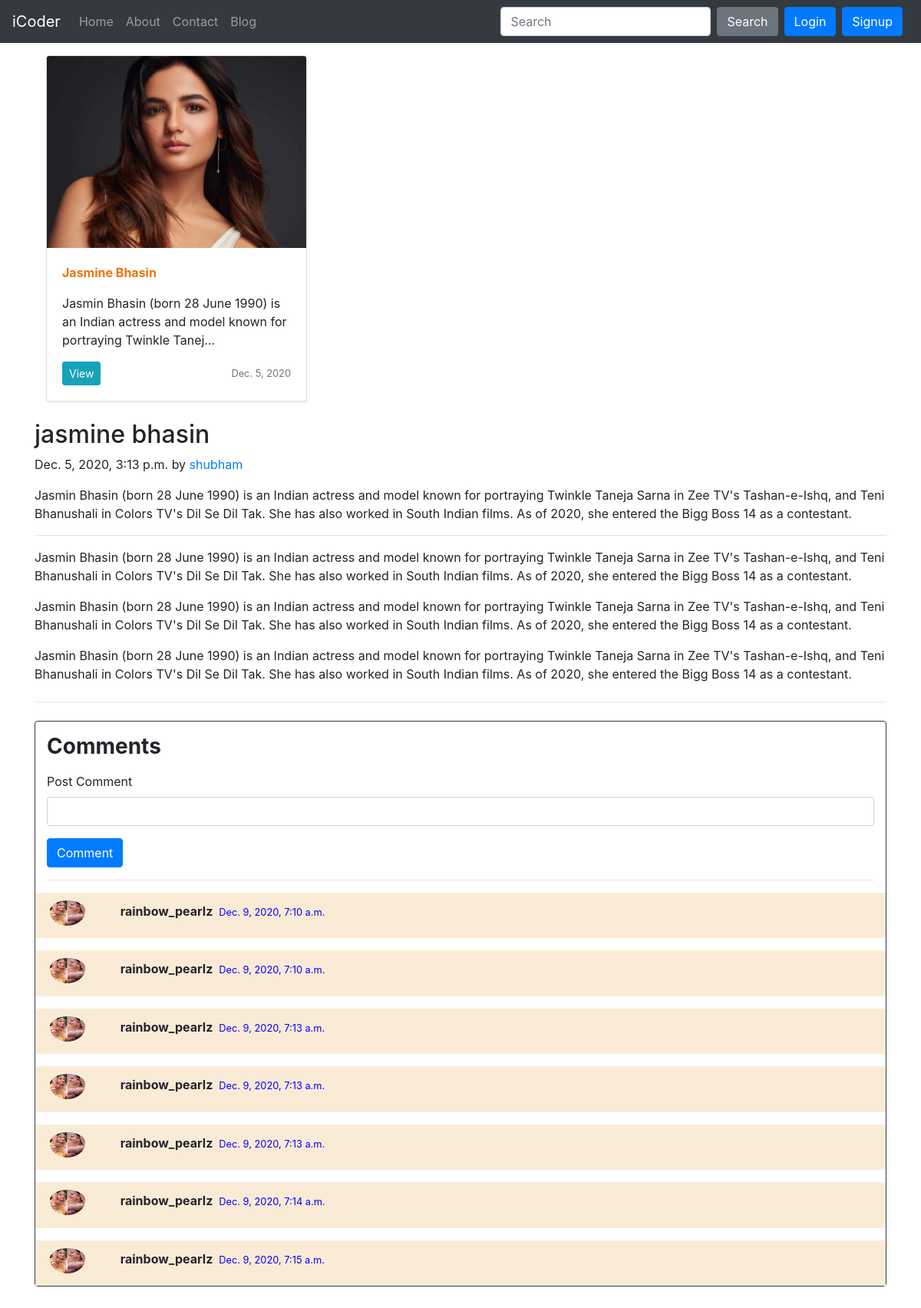
Page /blog/jasmin on the committed database.
### blog/models.py (models this page shows, shortened)
class Post(models.Model):
    sno = models.AutoField(primary_key=True)
    title = models.CharField(max_length=200)
    author = models.CharField(max_length=200)
    image = models.ImageField(upload_to="blog/images",default=" ")
    content = models.TextField()
    category = models.CharField(max_length=200,default="actress")
    slug = models.CharField(max_length=130,default="")
    timestamp = models.DateTimeField(blank=True)

class BlogComment(models.Model):
    sno = models.AutoField(primary_key=True)
    comment = models.TextField()
    user =  models.ForeignKey(User,on_delete=models.CASCADE )
    post = models.ForeignKey(Post , on_delete=models.CASCADE)
    parent = models.ForeignKey('self',on_delete=models.CASCADE ,null=True)
    timestamp = models.DateTimeField(default=now)

### blog/views.py (the view)
# urls.py: path('<str:slug>', views.blogPost,name="blogPost"),
def blogPost(request,slug):
    post = Post.objects.filter(slug=slug).first()
    comments=BlogComment.objects.filter(post=post)
    context={'post':post,'comments':comments}
    return render(request,"blog/blogPost.html",context)

### templates/blog/blogPost.html (shortened to what this page needs)
{% extends 'home/basic.html' %}
{% block body %}
{% load static %}
<div class="container my-3">
<div class="col-md-4">
    <div class="card mb-4 shadow-sm">
      <img src="/media/{{post.image}}" class="bd-placeholder-img card-img-top" width="100%" height="250" role="img" ></img>
      <div class="card-body">
      <b><p class="text-capitalize text-decoration-underline" style="color: #ec730b;">{{post.title}}</p></b>
        <p class="card-text">{{post.content|truncatechars:100}}</p>
        <div class="d-flex justify-content-between align-items-center">
          <div class="btn-group">
            <a href="{{post.slug}}"><button type="button" class="btn btn-sm btn-info">View</button></a>
          </div>
          <small class="text-muted"> {{post.timestamp.date }}</small>
        </div>
      </div>
    </div>
</div>
</div>
<div class="container">
<div class="blog-post">
        <h2 class="blog-post-title">{{post.title}}</h2>
        <p class="blog-post-meta">{{post.timestamp}} by <a href="#">{{ post.author}}</a></p>
        <p>{{post.content}}</p>
        <hr>
        <p>{{post.content}}</p>
        <blockquote>
          <p>{{post.content}}</p>
        </blockquote>
        <p>{{post.content}}</p>
</div>
<hr class="my-4">
<div class="container border border-dark rounded " style="margin-bottom:10%">
  <h3 class="my-3 font-weight-bold">Comments</h3>
  <form class="my-3" action="/blog/postComment" method="post">
    <div class=" form-group">
      <label for="exampleInputEmail1">Post Comment</label>
      <input class="form-control" type="text" name="comment" id="comment">
    </div>
    <button type="submit" class="btn btn-primary">Comment</button>
  </form>
  <hr class="w-100">
  {% for i in comments  %}
    <div class="row mt-3 mb-0 px-1 py-1" style="background-color: antiquewhite;">
      <div class="col-md-1">
      <img class="w-75 h-75 rounded-circle" style="padding-top:6px;" src="{% static '/blog/anushka.jpg' %}" alt="...">
      </div>
      <div class="col-md-11 pt-2"><b>{{i.user.username}}</b><small class="mx-2" style="color:blue;">{{i.timestamp}}</small>
      </div>
    </div>
  {% endfor %}
</div>
{% endblock body %}

### rows in the picture
Post: image (picture), title "Jasmine Bhasin", content "Jasmin Bhasin (born 28 June 1990) is an Indian actress and model known for portraying Twinkle Tanej…", timestamp "Dec. 5, 2020", title "jasmine bhasin", timestamp "Dec. 5, 2020, 3:13 p.m.", author "shubham", content "Jasmin Bhasin (born 28 June 1990) is an Indian actress and model known for portraying Twinkle Taneja Sarna in Zee TV's Tashan-e-Ishq, and Teni Bhanushali in Colors TV's Dil Se Dil Tak. She has also worked in South Indian films. As of 2020, she entered the Bigg Boss 14 as a contestant."
BlogComment: user.username "rainbow_pearlz", timestamp "Dec. 9, 2020, 7:10 a.m."
BlogComment: user.username "rainbow_pearlz", timestamp "Dec. 9, 2020, 7:10 a.m."
BlogComment: user.username "rainbow_pearlz", timestamp "Dec. 9, 2020, 7:13 a.m."
BlogComment: user.username "rainbow_pearlz", timestamp "Dec. 9, 2020, 7:13 a.m."
BlogComment: user.username "rainbow_pearlz", timestamp "Dec. 9, 2020, 7:13 a.m."
BlogComment: user.username "rainbow_pearlz", timestamp "Dec. 9, 2020, 7:14 a.m."
BlogComment: user.username "rainbow_pearlz", timestamp "Dec. 9, 2020, 7:15 a.m."
